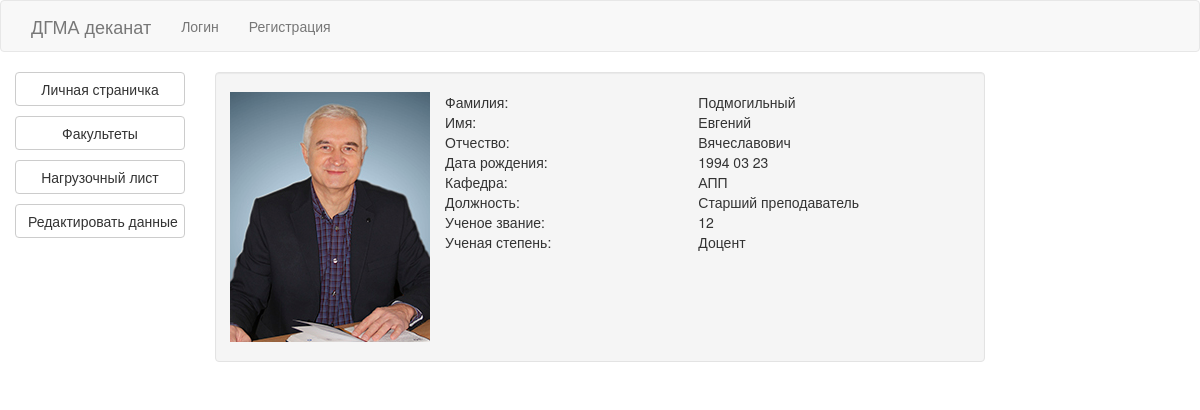
Screenshot of /personal_guest_page/16 with the database file from the repository.
### models/professor.py (models this page shows, shortened)
class Professor(db.Model):
    id = db.Column(db.Integer, primary_key=True, autoincrement=True)
    user_id = db.Column(db.Integer, ForeignKey('user.id'))
    user = relationship("User")
    cathedra_id = db.Column(db.Integer, ForeignKey('cathedra.id'))
    cathedra = relationship("Cathedra")
    post = db.Column(db.String(50))
    academic_degree = db.Column(db.String(50))
    rank = db.Column(db.String(50))
    photo = db.Column(db.String(100))

### models/user.py (models this page shows, shortened)
class User(db.Model):
    id = db.Column(db.Integer, primary_key=True, autoincrement=True)
    name = db.Column(db.String(50))
    second_name = db.Column(db.String(50))
    middle_name = db.Column(db.String(50))
    password = db.Column(db.String(50))
    email = db.Column(db.String(50), unique=True, index=True)
    birthday = db.Column(db.Date)

### models/cathedra.py (models this page shows, shortened)
class Cathedra(db.Model):
    id = db.Column(db.Integer, primary_key=True, autoincrement=True)
    name = db.Column(db.String(50))
    short_name = db.Column(db.String(15))
    image = db.Column(db.String(100))
    facility_id = db.Column(db.Integer, ForeignKey('facility.id'))
    facility = relationship('Facility')

### blueprints/professor.py (the view)
@login_required
@professor.route('/personal_guest_page/<int:id>')
def personal_guest_page(id):
    person = Professor.query.filter_by(user_id=id).first()
    return render_template('professor/personal_page/personal_page.html', person=person)

### templates/professor/personal_page/personal_page.html (shortened to what this page needs)
{% extends "professor_layout.html" %}
{% block professor_content %}
<div style="float: left;">
    <div id="photo">
        <a href="{{ url_for('professor_page.edit') }}">
            {% if person.photo %}
                <img src="{{ url_for('static', filename=person.photo) }}">
            {% else %}
                <img src="{{ url_for('static', filename='photos/no-profile-img.gif') }}">
            {% endif %}
        </a>
    </div>
</div>
<div class="container-fluid">
    <div class="row">
        <div class="col-md-4">Фамилия:</div>
        <div class="col-md-4">{{ person.user.second_name }}</div>
        <div class="col-md-4">Имя:</div>
        <div class="col-md-4">{{ person.user.name }}</div>
        <div class="col-md-4">Отчество:</div>
        <div class="col-md-4">{{ person.user.middle_name }}</div>
        <div class="col-md-4">Дата рождения:</div>
        <div class="col-md-4">{{ person.user.birthday.strftime('%Y %m %d') }}</div>
        <div class="col-md-4">Кафедра:</div>
        <div class="col-md-4">{{ person.cathedra.short_name }}</div>
        <div class="col-md-4">Должность:</div>
        <div class="col-md-4">{{ person.post }}</div>
        <div class="col-md-4">Ученое звание:</div>
        <div class="col-md-4">{{ person.rank }}</div>
        <div class="col-md-4">Ученая степень:</div>
        <div class="col-md-4">{{ person.academic_degree }}</div>
    </div>
</div>
{% endblock %}

### templates/professor/personal_page/personal_page.html (style rules this page uses)
img { max-width: 300px; max-height: 350px; margin-left: 10px; }

### rows the page displays
Professor: photo (picture), post "Старший преподаватель", rank "12", academic_degree "Доцент"
User: user.second_name "Подмогильный", user.name "Евгений", user.middle_name "Вячеславович", user.birthday "1994 03 23"
Cathedra: cathedra.short_name "АПП"
